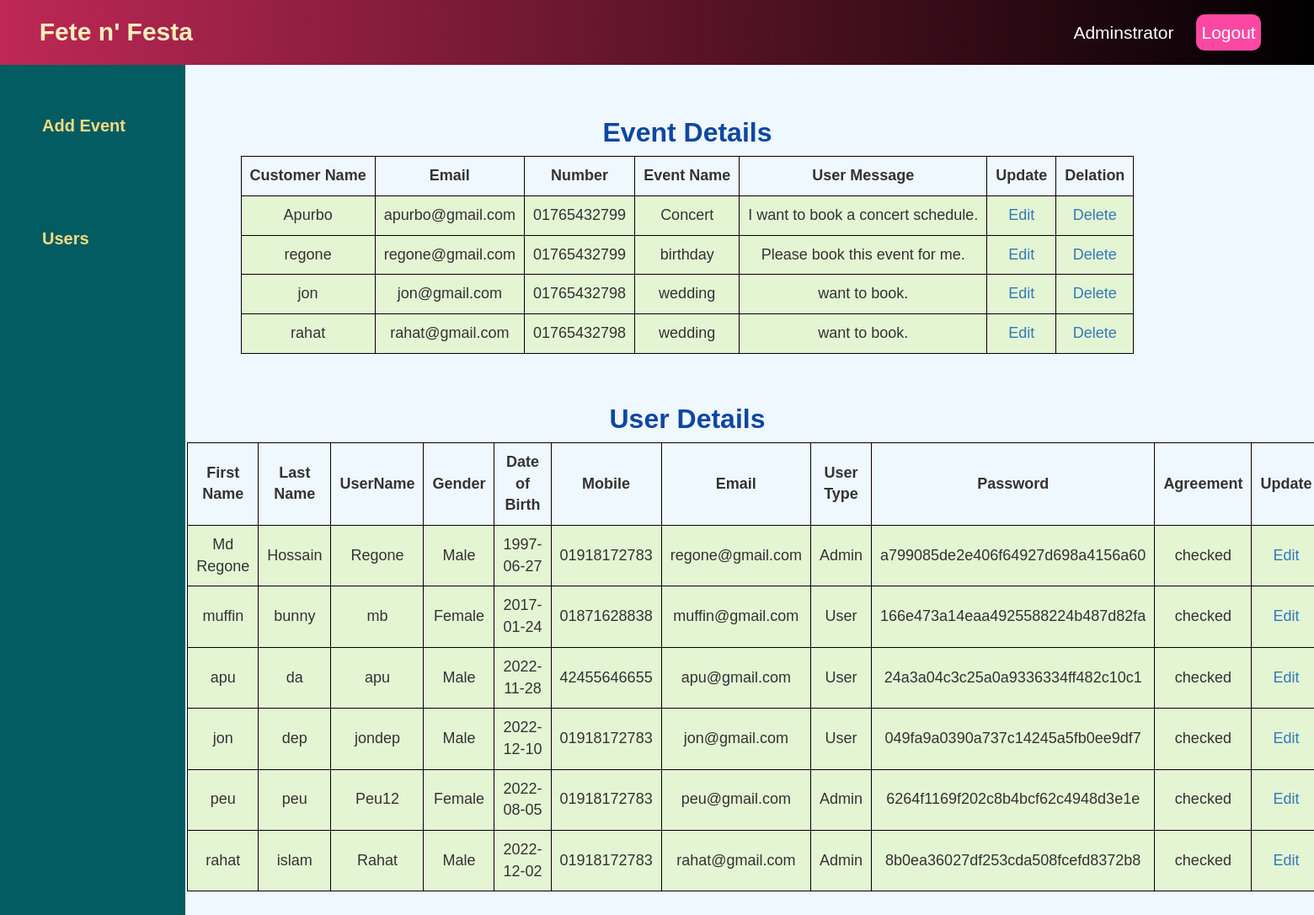
The app's page /admin.php with its own data.
### tables this page shows
CREATE TABLE `contact` (
  `id` int(11) NOT NULL,
  `name1` varchar(100) NOT NULL,
  `email` varchar(100) NOT NULL,
  `num` varchar(11) NOT NULL,
  `sub` varchar(100) NOT NULL,
  `msg` varchar(10000) NOT NULL
);

CREATE TABLE `users` (
  `id` int(11) NOT NULL,
  `f_name` varchar(100) NOT NULL,
  `l_name` varchar(100) NOT NULL,
  `u_name` varchar(100) NOT NULL,
  `gender` varchar(100) NOT NULL,
  `d_birth` varchar(100) NOT NULL,
  `p_num` varchar(11) NOT NULL,
  `email` varchar(100) NOT NULL,
  `u_type` varchar(100) NOT NULL,
  `pass` varchar(100) NOT NULL,
  `c_pass` varchar(100) NOT NULL,
  `agree` varchar(100) NOT NULL
);

### admin.php (the view, shortened to what this page needs)
<!DOCTYPE html>
<html lang="en">
<head>
    <link rel="stylesheet" href="https://unpkg.com/swiper/swiper-bundle.min.css">
    <link rel="stylesheet" href="https://cdnjs.cloudflare.com/ajax/libs/font-awesome/5.15.4/css/all.min.css">
    <link rel="stylesheet" href="https://maxcdn.bootstrapcdn.com/bootstrap/3.4.1/css/bootstrap.min.css">
    <link href="css/style.css" rel="stylesheet">
</head>
<body>
    <header class="header">
        <a href="home.php" class="logo">Fete n' Festa</a>
        <ul class="navbar-nav">
            <nav class="menu"><a href="admin.php">Adminstrator</a>
                <a class="log" href="login.php">Logout</a>
            </nav>
        </ul>
    </header>
    <div class="sidenav">
        <a href="#event"><b>Add Event</a></b>
        <a href="#user"><b>Users</a></b>
    </div>
    <div class="main">
        <?php
        $mysqli = new mysqli("localhost", "root", "", "fete");
        $sql = " SELECT * FROM contact ORDER BY id DESC ";
        $result = $mysqli->query($sql);
        ?>
        <body>
            <section class="event" id="event">
                <h1><b>Event Details</h1></b>
                <table>
                    <tr>
                        <th>Customer Name</th>
                        <th>Email</th>
                        <th>Number</th>
                        <th>Event Name</th>
                        <th>User Message</th>
                        <th>Update</th>
                        <th>Delation</th>
                    </tr>
                    <?php
                    while ($rows = $result->fetch_assoc()) {
                    ?>
                        <tr>
                            <td><?php echo $rows['name1']; ?></td>
                            <td><?php echo $rows['email']; ?></td>
                            <td><?php echo $rows['num']; ?></td>
                            <td><?php echo $rows['sub']; ?></td>
                            <td><?php echo $rows['msg']; ?></td>
                            <td text-align="center">
                                <a href="edit.php?id=<?php echo $row["id"]; ?>">Edit</a>
                            </td>
                            <td text-align="center">
                                <a href="delete.php?id=<?php echo $row["id"]; ?>">Delete</a>
                            </td>
                        </tr>
                    <?php
                    }
                    ?>
                </table>
            </section>
            <?php
            $mysqli = new mysqli("localhost", "root", "", "fete");
            $sql = " SELECT * FROM users ORDER BY id DESC ";
            $result = $mysqli->query($sql);
            ?>
            <body>
                <section class="user" id="user">
                    <h1><b>User Details</h1></b>
                    <table>
                        <tr>
                            <th>First Name</th>
                            <th>Last Name</th>
                            <th>UserName</th>
                            <th>Gender</th>
                            <th>Date of Birth</th>
                            <th>Mobile</th>
                            <th>Email</th>
                            <th>User Type</th>
                            <th>Password</th>
                            <th>Agreement</th>
                            <th>Update</th>
                        </tr>
                        <?php
                        while ($rows = $result->fetch_assoc()) {
                        ?>
                            <tr>
                                <td><?php echo $rows['f_name']; ?></td>
                                <td><?php echo $rows['l_name']; ?></td>
                                <td><?php echo $rows['u_name']; ?></td>
                                <td><?php echo $rows['gender']; ?></td>
                                <td><?php echo $rows['d_birth']; ?></td>
                                <td><?php echo $rows['p_num']; ?></td>
                                <td><?php echo $rows['email']; ?></td>
                                <td><?php echo $rows['u_type']; ?></td>
                                <td><?php echo $rows['pass']; ?></td>
                                <td><?php echo $rows['agree']; ?></td>
                                <td text-align="center">
                                    <a href="edit.php?id=<?php echo $row["id"]; ?>">Edit</a>
                                </td>
                            </tr>
                        <?php
                        }
                        ?>
                    </table>
                </section>
    </div>
</body>
</html>

### css/style.css (style rules this page uses)
* { font-family: 'Geneva', sans-serif; margin:0; padding:0; box-sizing: border-box; outline: none; border:none; text-decoration: none; transition: .2s linear; }
html { font-size: 62.5%; overflow-x: hidden; scroll-padding-top: 5rem; }
body { background-image: linear-gradient(to right, #ba5370 , #f4e2d8); }
section { padding: 2rem 9%; }
.header { position: fixed; top: 0; left: 0; right: 0; z-index: 10000; background-image: linear-gradient(to right, #be2857,black ); display: flex; align-items: center; justify-content: space-between; padding: 0.1rem 3%; }
.header .logo { font-weight: bolder; color: #ffefba; font-size: 3.0rem; text-decoration: none; }
.header .menu { font-size: 1.7rem; display: flex; margin-left: 2rem; align-items: center; justify-content: space-between; text-decoration: none; }
.header .navbar-nav { font-size: 2.7rem; margin-left: 1.3rem; padding: 0.6rem; text-decoration: none; }
.header .menu a { font-size: 2.1rem; color: #fff; padding: 6.5px; margin: 10px; }
.header .log { border-radius: 10px; background-color: rgb(252, 72, 162); list-style: none; }
.sidenav { height: 100%; width: 220px; position: fixed; z-index: 1; top: 0; left: 0; background-color: rgb(3, 92, 97); overflow-x: hidden; padding-top: 35px; }
.sidenav a { padding: 100px 20px 5px 50px; text-decoration: none; font-size: 20px; color: #f4dc83; display: block; }
.main { background-color: aliceblue; margin-left: 50px 0 0 50px; padding: 100px 20px 15px 92px; }

### admin.php (style rules this page uses)
table { margin: 0 auto; font-size: large; border: 1px solid black; }
h1 { text-align: center; color: #0D47A1; font-size: xx-large; font-family: 'Gill Sans', 'Gill Sans MT', ' Calibri', 'Trebuchet MS', 'sans-serif'; }
td { background-color: #E4F5D4; border: 1px solid black; }
th, td { font-weight: bold; border: 1px solid black; padding: 10px; text-align: center; }
td { font-weight: lighter; }

### records on screen
contact: name1 "Apurbo", email "apurbo@gmail.com", num "01765432799", sub "Concert", msg "I want to book a concert schedule."
contact: name1 "regone", email "regone@gmail.com", num "01765432799", sub "birthday", msg "Please book this event for me."
contact: name1 "jon", email "jon@gmail.com", num "01765432798", sub "wedding", msg "want to book."
contact: name1 "rahat", email "rahat@gmail.com", num "01765432798", sub "wedding", msg "want to book."
users: f_name "Md Regone", l_name "Hossain", u_name "Regone", gender "Male", d_birth "1997-06-27", p_num "01918172783", email "regone@gmail.com", u_type "Admin", pass "a799085de2e406f64927d698a4156a60", agree "checked"
users: f_name "muffin", l_name "bunny", u_name "mb", gender "Female", d_birth "2017-01-24", p_num "01871628838", email "muffin@gmail.com", u_type "User", pass "166e473a14eaa4925588224b487d82fa", agree "checked"
users: f_name "apu", l_name "da", u_name "apu", gender "Male", d_birth "2022-11-28", p_num "42455646655", email "apu@gmail.com", u_type "User", pass "24a3a04c3c25a0a9336334ff482c10c1", agree "checked"
users: f_name "jon", l_name "dep", u_name "jondep", gender "Male", d_birth "2022-12-10", p_num "01918172783", email "jon@gmail.com", u_type "User", pass "049fa9a0390a737c14245a5fb0ee9df7", agree "checked"
users: f_name "peu", l_name "peu", u_name "Peu12", gender "Female", d_birth "2022-08-05", p_num "01918172783", email "peu@gmail.com", u_type "Admin", pass "6264f1169f202c8b4bcf62c4948d3e1e", agree "checked"
users: f_name "rahat", l_name "islam", u_name "Rahat", gender "Male", d_birth "2022-12-02", p_num "01918172783", email "rahat@gmail.com", u_type "Admin", pass "8b0ea36027df253cda508fcefd8372b8", agree "checked"
